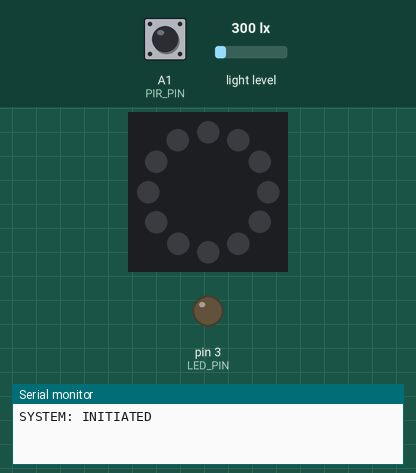
Recording of a program running on a simulated Arduino Mega 2560, built with avr-gcc and run on an emulated ATmega2560. Parts: 12 RGB LEDs in a ring, first at the top, clockwise, output pins drawn as LEDs (lit = HIGH), the last lines printed to the serial monitor. Inputs (shaded band) come from the test bench; at power-on: light level 300 lx, A1 (PIR_PIN) HIGH. Dim RGB values are drawn brighter than linear; random numbers use the default seed unless the program sets one.

Above: at 1.2 s.
1.3 s: light level set to 285 lx
At 1.7 s:
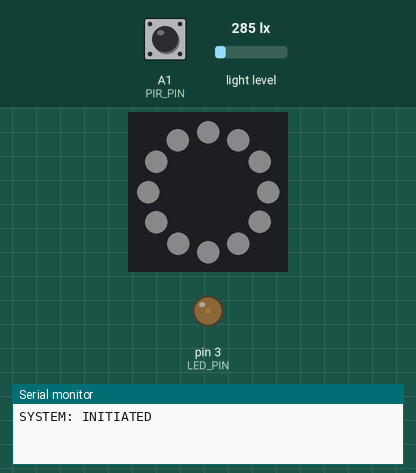
2.8 s: light level set to 40 lx
At 4.0 s:
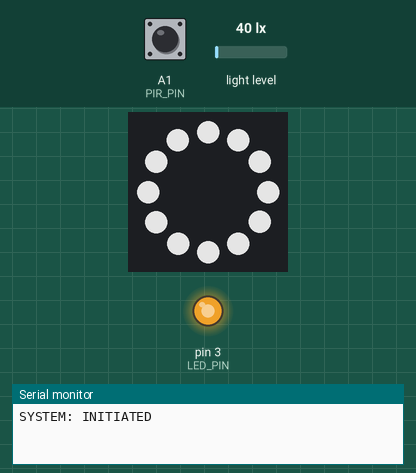
4.3 s: light level set to 120 lx
At 5.3 s:
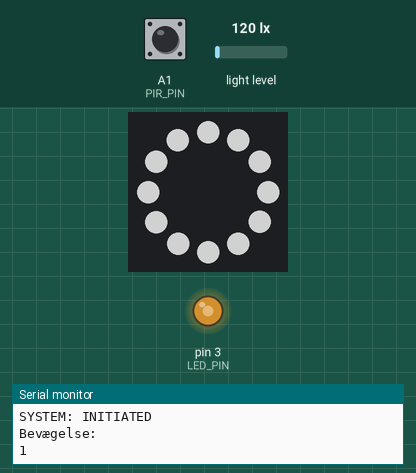
Timing chart, 0 to 7.3 s (numbered marks = the images above; inputs shaded):
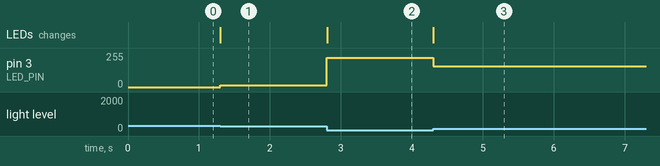

The program:

main.cpp
```cpp
#include "lightcontrol.h"
#include "Konfiguration.h"
#include "Boundary.h"

using namespace std;

Konfiguration system_config(300); // Skal ændres via GUI.
IR_sensor infrared_sensor(PIR_PIN);
Lyssensor lux_sensor;
LED led(LED_PIN);
LEDDriver NyLED;

light_control system_control(system_config, infrared_sensor, lux_sensor, led, NyLED);

OverrideState tilstand = AUTO;

unsigned long previousMillis = 0;
const unsigned long PAUSEN_MS = 5000;

void setup() {
    system_control.initSystem();
}

void loop() {
    system_control.runSystem(tilstand);
    int lux = 0;

    int currentmillis = millis();

    if (currentmillis - previousMillis >= PAUSEN_MS) {
        previousMillis = currentmillis;

        Serial.println("Bevægelse: ");
        Serial.println(infrared_sensor.getPresence());
    }
}
```

Boundary.h
```cpp
#ifndef BOUNDARY_H
#define BOUNDARY_H

#include <Arduino.h>
#include <BH1750.h>
#include <Wire.h>
#include <Adafruit_NeoPixel.h>

const int LED_PIN = 3;
const int PIR_PIN = A1;

const int SCL_PIN = 21;
const int SDA_PIN = 20;

class IR_sensor {
private:
    bool presence;
    const int pin;
public:
    IR_sensor(int pir_pin);
    bool IR_init();
    bool getPresence();
};

class Lyssensor {
private:
    BH1750 Lysmaaler;
    int lux_level;
public:
    Lyssensor();
    bool lyssensor_init();
    int getluxlevel();
};

class LED {
private:
    const int pin;
public:
    LED(int led_pin);
    void setup();
    void setPWM_value(int pwm_value);
};

class LEDDriver
{
public:
    LEDDriver();
    void initLED();
    void setIntensity(int intensity);
    void runSimplePartySequence();
private:
    uint8_t ring1Pin_;
    uint16_t ledsRing1_;
    Adafruit_NeoPixel ring1_;
    int currentIntensity_;
};

#define BH1750_POWER_DOWN 0x00
#define BH1750_POWER_ON 0x01
#define BH1750_RESET 0x07
#define BH1750_DEFAULT_MTREG 69
#define BH1750_MTREG_MIN 31
#define BH1750_MTREG_MAX 254

class Lyssenor2
{
public:
    enum Mode
    {
        UNCONFIG = 0,
        CON_HIGH_RES_MODE = 0x10,
        ONE_HIGH_RES_MODE = 0x20
    };

    void init_lightsensor();
    int getLuxValue();

private:
    int lux_;
};
#endif
```

Konfiguration.h
```cpp
#ifndef KONFIGURATION_H
#define KONFIGURATION_H

#include <Arduino.h>

const unsigned long time_until_light_needs_to_turn_off = 15000;
class Konfiguration {
private:
    int lys_taerskel_val;
    unsigned long timer_ms;
public:
    Konfiguration();
    Konfiguration(int taerskel);
    int lys_taerskel() const;
    unsigned long get_hold_time() const;
};

#endif
```

lightcontrol.h
```cpp
#ifndef LIGHT_CONTROL_H
#define LIGHT_CONTROL_H

#include <Arduino.h>
#include "Konfiguration.h"
#include "Boundary.h"

enum OverrideState {
    AUTO,
    SLUK,
    TAEND,
    PARTY
};

class light_control {
private:
    Konfiguration& config;
    IR_sensor& pir;
    Lyssensor& lys;
    LED& led;
    LEDDriver& den_nye_LED;
    unsigned long last_presence;
    bool evaluate_presence();
public:
    light_control(Konfiguration& c, IR_sensor& p, Lyssensor& l, LED& d, LEDDriver& l2);
    void initSystem();
    bool is_light_needed() const;
    int determine_PWM_value();
    int calculateIntensity(int lux);
    void runSystem(OverrideState status_on_enum);
    void run_auto_logic(unsigned long currentMillis);
    void run_manual_override(OverrideState state, unsigned long currentMillis);
    void run_party_mode(OverrideState status_on_enum);
};

#endif
```

Boundary.cpp
```cpp
#include "Boundary.h"
#include <Adafruit_NeoPixel.h>

IR_sensor::IR_sensor(int pir_pin) : pin(pir_pin), presence(false) {}

bool IR_sensor::IR_init() {
    pinMode(pin, INPUT); // Vælger pins og sætter den til input, da IR sensoren skal aflæse.
    return true;
}

bool IR_sensor::getPresence() {
    presence = (digitalRead(pin) == HIGH); // Hvis IR-sensoren er høj, er der tilstedeværelse.
    return presence;
}

Lyssensor::Lyssensor()
    : lux_level(0) {}

bool Lyssensor::lyssensor_init() {
    Wire.begin();
    return Lysmaaler.begin();
}

int Lyssensor::getluxlevel() {
    lux_level = Lysmaaler.readLightLevel();
    return lux_level;
}

LED::LED(int led_pin) : pin(led_pin) {}

void LED::setup() {
    pinMode(pin, OUTPUT); // Sætter LED_PIN som output
    TCCR3A = (1 << COM3C1) | (1 << WGM30);
    TCCR3B = (1 << WGM32) | (1 << CS31);
}

void LED::setPWM_value(int pwm_value) {
    OCR3C = pwm_value;
}

LEDDriver::LEDDriver() :
      ring1Pin_(5),
      ledsRing1_(12),
      currentIntensity_(0),
      ring1_(ledsRing1_, ring1Pin_, NEO_GRB + NEO_KHZ800)
{
}

void LEDDriver::initLED()
{
    ring1_.begin();
    setIntensity(0);
}

void LEDDriver::setIntensity(int intensity)
{
    if (intensity < 0) intensity = 0;
    if (intensity > 100) intensity = 100; // Frygter den sluger for meget strøm ellers.

    currentIntensity_ = intensity;

    uint8_t level = (currentIntensity_ * 200) / 100;
    uint32_t color1 = ring1_.Color(level, level, level);
    for (uint16_t i = 0; i < ledsRing1_; i++)
        ring1_.setPixelColor(i, color1);

    ring1_.show();
}

void LEDDriver::runSimplePartySequence()
{

    const uint16_t numRounds = 4;
    const int startDelayMs = 150;
    const int endDelayMs = 5;
    const int maxIntensity = 30;

    uint8_t introLevel = (15 * 255) / 100;
    uint32_t introColor = ring1_.Color(introLevel, introLevel, introColor);

    const uint16_t totalSteps = ledsRing1_ * numRounds;

    for (uint16_t step = 0; step < totalSteps; step++)
    {
        int currentDelay = map(step,
                               0, totalSteps,
                               startDelayMs, endDelayMs);

        uint16_t pixelIndex = step % ledsRing1_;

        // TÆNDER KUN DENNE ENE PIXEL
        ring1_.clear(); // Slukker ALT før den tænder den nye
        ring1_.setPixelColor(pixelIndex, introColor);
        ring1_.show();

        delay(currentDelay);
    }

    // --- 2. PARTY MODE (2 sekunder med blinkende tilfældige farver) ---

    const unsigned long partyDurationMs = 2000;
    const unsigned long flashDelayMs = 75;
    uint8_t maxLevel = (maxIntensity * 255) / 100;

    unsigned long startTime = millis();

    while (millis() - startTime < partyDurationMs)
    {
        uint8_t r = random(0, maxLevel);
        uint8_t g = random(0, maxLevel);
        uint8_t b = random(0, maxLevel);

        uint32_t color = ring1_.Color(r, g, b);

        for (uint16_t i = 0; i < ledsRing1_; i++)
        {
            ring1_.setPixelColor(i, color);
        }
        ring1_.show();

        delay(flashDelayMs);
    }

    ring1_.clear();
    ring1_.show();
}

void Lyssenor2::init_lightsensor()
{
    Wire.begin();

    Wire.beginTransmission(0x23);
    Wire.write(BH1750_POWER_ON);
    Wire.endTransmission();

    Wire.beginTransmission(0x23);
    Wire.write(BH1750_RESET);
    Wire.endTransmission();

    lux_ = 0;

}

int Lyssenor2::getLuxValue()
{
    Wire.beginTransmission(0x23);
    Wire.write(ONE_HIGH_RES_MODE);
    Wire.endTransmission();

    Wire.requestFrom(0x23, 2);
    if (Wire.available() == 2)
    {
        uint16_t lumen = (Wire.read() << 8 | Wire.read());
        lux_ = lumen / 1.2;
    }
    else
    {
        lux_ = -1;
    }

    return lux_;
}
```

Konfiguration.cpp
```cpp
#include "Konfiguration.h"

Konfiguration::Konfiguration()
{
    lys_taerskel_val = 0;
    timer_ms = 0;
}

Konfiguration::Konfiguration(int taerskel)
    : lys_taerskel_val(taerskel),
      timer_ms(time_until_light_needs_to_turn_off) {}

int Konfiguration::lys_taerskel() const {
    return lys_taerskel_val;
}

unsigned long Konfiguration::get_hold_time() const {
    return timer_ms;
}
```

lightcontrol.cpp
```cpp
#include "lightcontrol.h"

light_control::light_control(Konfiguration& c, IR_sensor& p, Lyssensor& l, LED& d, LEDDriver& d2)
    : config(c), pir(p), lys(l), led(d), last_presence(0), den_nye_LED(d2) {}

void light_control::initSystem()
{
    Serial.begin(115200);
    pir.IR_init();
    lys.lyssensor_init();
    led.setup();
    Serial.println("SYSTEM: INITIATED");
    den_nye_LED.initLED();
}

bool light_control::evaluate_presence() {
    return pir.getPresence();
}

bool light_control::is_light_needed() const {
    return lys.getluxlevel() < config.lys_taerskel();
}

int light_control::determine_PWM_value() {
    int lux = lys.getluxlevel();
    int taerskel = config.lys_taerskel();

    if (lux >= taerskel) {
        return 0;
    }

    long pwm = map(lux, 0, taerskel, 255, 0);

    return constrain((int)pwm, 0, 255);
}

int light_control::calculateIntensity(int lux)
{
    int taerskel_value = config.lys_taerskel();

    if (lux >= taerskel_value) {
        return 0;
    }
    int intensity = map(lux, 0, taerskel_value, 100, 0);
    return constrain(intensity, 0, 100);
}

void light_control::runSystem(OverrideState status_on_enum)
{
    unsigned long currentMillis = millis();
    if (status_on_enum == AUTO) {
        this->run_auto_logic(currentMillis);
    } else if (status_on_enum == PARTY) {
        this->run_party_mode(status_on_enum);
    } else {
        this->run_manual_override(status_on_enum, currentMillis);
    }
}

void light_control::run_auto_logic(unsigned long currentMillis) {

    if (evaluate_presence()) {
        last_presence = currentMillis;
    }

    bool is_hold_time_active = (currentMillis - last_presence < config.get_hold_time()); // Tiden hvormed systemet får lov til at holde lyset tændt selvom der ikke er en i rummet.
    int final_pwm = 0;
    int current_lux = lys.getluxlevel();

    if (is_hold_time_active && is_light_needed()) {
        final_pwm = determine_PWM_value();
        int desired_intensity_on_newLED = this->calculateIntensity(current_lux);
        den_nye_LED.setIntensity(desired_intensity_on_newLED);
    }
    else {
    den_nye_LED.setIntensity(0);
    }
        led.setPWM_value(final_pwm);

}

void light_control::run_manual_override(OverrideState state, unsigned long currentMillis) {
    if (evaluate_presence()) {
        last_presence = currentMillis;
    }

    bool is_hold_time_active = (currentMillis - last_presence < config.get_hold_time());
    int final_pwm = 0;

    if (!is_hold_time_active) {
        led.setPWM_value(0);
        return;
    }

    if (state == TAEND) {
        final_pwm = 255;
        den_nye_LED.setIntensity(30);
    } else if (state == SLUK) {
        final_pwm = 0;
        den_nye_LED.setIntensity(0);
    }

    led.setPWM_value(final_pwm);
}

void light_control::run_party_mode(OverrideState status_on_enum)
{
    den_nye_LED.runSimplePartySequence();
}
```

Measured:
- the behaviour switches between 300 and 299 lx on light level (found by bisection; images 0 and 1)
- after the input at 1.3 s, pin 3 (LED_PIN): 0/255 → 13/255 at once; the LEDs: change at once (image 1)
- after the input at 2.8 s, pin 3 (LED_PIN): 13/255 → 221/255 at once; the LEDs: change at once (image 2)
- after the input at 4.3 s, pin 3 (LED_PIN): 221/255 → 154/255 at once; the LEDs: change at once (image 3)
